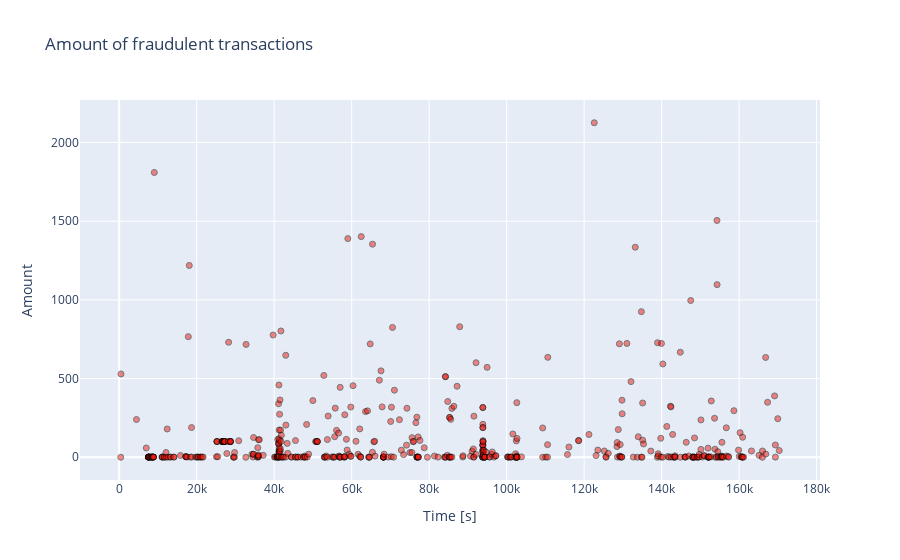

The cell this chart's notebook holds for it:
### Code cell
fraud = data_df.loc[data_df['Class'] == 1]

trace = go.Scatter(
    x = fraud['Time'],y = fraud['Amount'],
    name="Amount",
     marker=dict(
                color='rgb(238,23,11)',
                line=dict(
                    color='black',
                    width=1),
                opacity=0.5,
            ),
    text= fraud['Amount'],
    mode = "markers"
)
data = [trace]
layout = dict(title = 'Amount of fraudulent transactions',
          xaxis = dict(title = 'Time [s]', showticklabels=True), 
          yaxis = dict(title = 'Amount'),
          hovermode='closest'
         )
fig = dict(data=data, layout=layout)
iplot(fig, filename='fraud-amount')

### Figure 1 — Plotly figure (JSON) as saved in the notebook; plotly's stock layout.template omitted (floating-point values rounded to 4 significant figures; data arrays with more than 128 entries replaced by an {"elided": "..."} marker saying what was removed)
{"data": [{"marker": {"color": "rgb(238,23,11)", "line": {"color": "black", "width": 1}, "opacity": 0.5}, "mode": "markers", "name": "Amount", "text": {"elided": "492 float values"}, "type": "scatter", "x": {"elided": "492 int values"}, "y": {"elided": "492 float values"}}], "layout": {"autosize": true, "hovermode": "closest", "title": {"text": "Amount of fraudulent transactions"}, "xaxis": {"autorange": true, "range": [-9879.0, 180600.0], "showticklabels": true, "title": {"text": "Time [s]"}, "type": "linear"}, "yaxis": {"autorange": true, "range": [-175.4, 2301.0], "title": {"text": "Amount"}, "type": "linear"}}}
